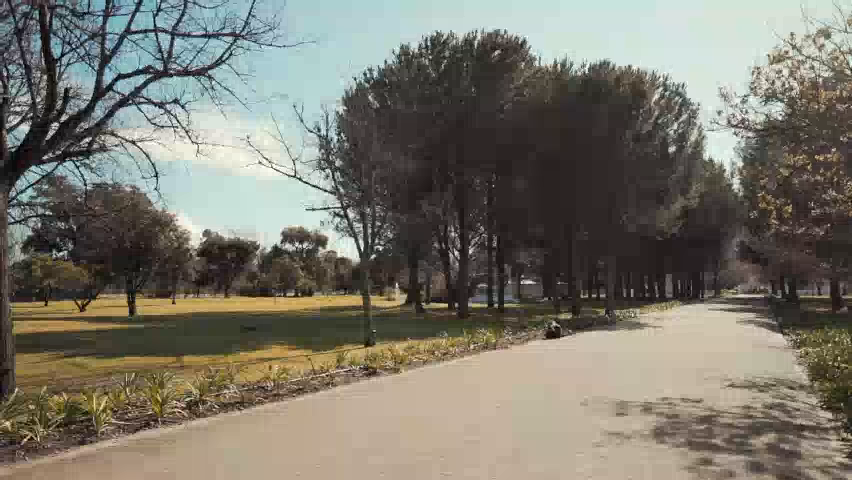
#> input picture frame 13 of Projeto Final/5309394-hd_1920_1080_25fps.mp4, 852 x 480 px
$ python Placas.py
#> lines starting #> are read from the running program, lines starting #| are printed output that depends on the picture; after the words box and inside, x2 and y2 are one past the last pixel; in counts of white or black regions, pixels touching at a corner belong together
import cv2

cap = cv2.VideoCapture('5309394-hd_1920_1080_25fps.mp4')

# Captura o primeiro frame
ret, frame1 = cap.read()
#> frame1 is the input picture: shape (480, 852, 3); mean B, G, R 108.5, 119.4, 122.5
prvs = cv2.cvtColor(frame1, cv2.COLOR_BGR2GRAY)
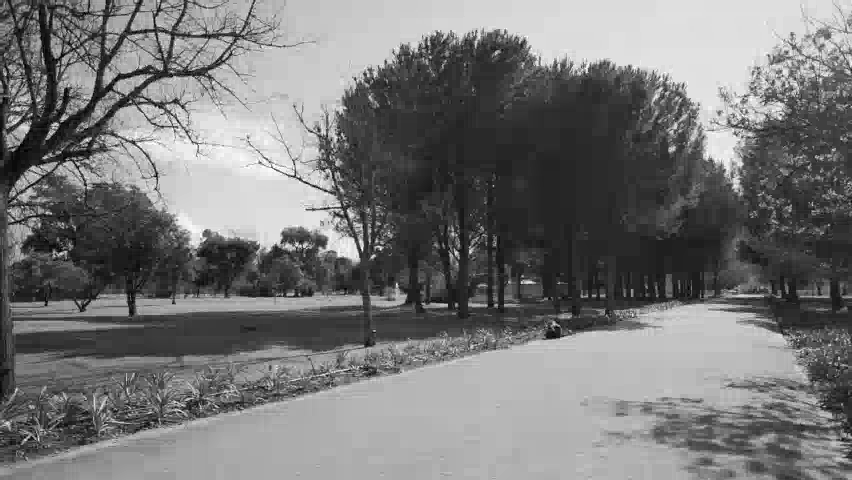
#> prvs: shape (480, 852); min 0, max 255, mean 119.1
prvs = cv2.resize(prvs, None, fx=0.5, fy=0.5)  # Reduz a resolução
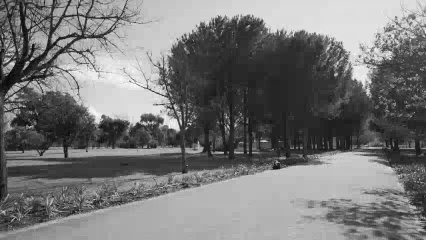
#> prvs: shape (240, 426); min 2, max 255, mean 119.2

# Define o comprimento da seta
arrow_length = 20

# Inicia o loop para rastrear o movimento
while(1):
    ret, frame2 = cap.read()
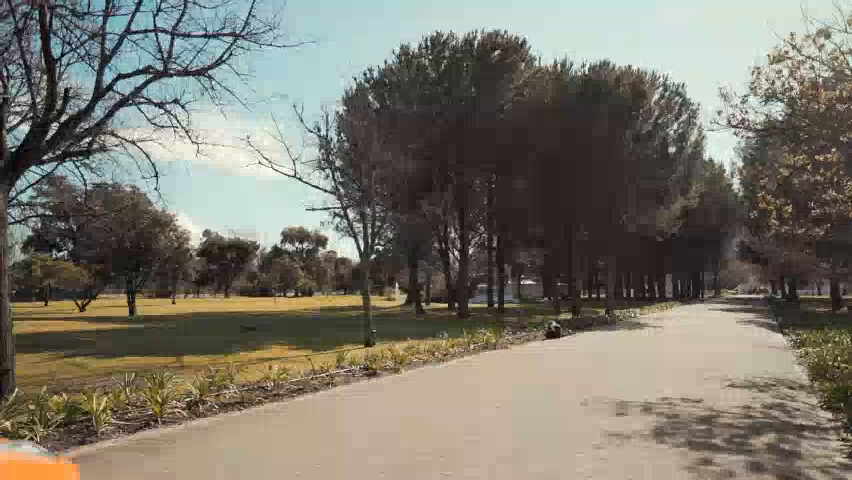
#> input picture frame 14 of Projeto Final/5309394-hd_1920_1080_25fps.mp4, 852 x 480 px
#> frame2 is the input picture: shape (480, 852, 3); mean B, G, R 108.6, 119.8, 123.2
    if not ret:
        break
    next = cv2.cvtColor(frame2, cv2.COLOR_BGR2GRAY)
    next = cv2.resize(next, None, fx=0.5, fy=0.5)  # Reduz a resolução
#> next: shape (240, 426)

    # Calcula o fluxo óptico usando o algoritmo de Farneback
    flow = cv2.calcOpticalFlowFarneback(prvs, next, None, 0.5, 1, 15, 3, 5, 1.2, 0)

    # Desenha setas para mostrar a direção do movimento
    for y in range(0, frame2.shape[0] // 2, 20):
        for x in range(0, frame2.shape[1] // 2, 20):
            dx, dy = flow[y, x]
            if abs(dx) > 1 or abs(dy) > 1:
                cv2.arrowedLine(frame2, (x*2, y*2), (int((x + dx)*2), int((y + dy)*2)), (0, 255, 0), 1, tipLength=0.5)
#> frame2: shape (480, 852, 3); 0.01% of pixels changed, all inside (x1, y1, x2, y2) = (0, 433, 43, 441)

    # Mostra o frame com o rastreamento de movimento
    cv2.imshow('frame2', frame2)
    k = cv2.waitKey(1) & 0xff  # Reduz o tempo de espera
#> (key Esc is pressed here)
    if k == 27:
        break
    prvs = next

cap.release()
cv2.destroyAllWindows()

$ run again, starting later in the video
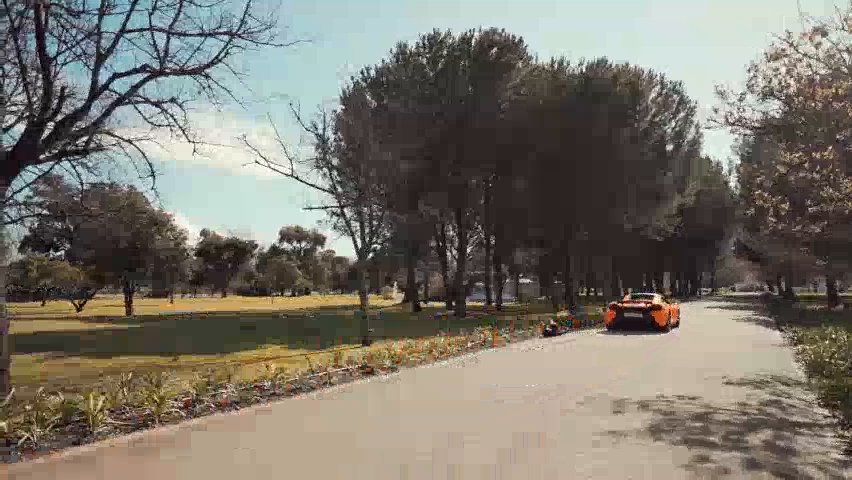
#> input picture frame 62 of Projeto Final/5309394-hd_1920_1080_25fps.mp4, 852 x 480 px
#> frame1 is the input picture: shape (480, 852, 3); mean B, G, R 108.7, 118.5, 123.1
#> `prvs = cv2.resize(prvs, None, fx=0.5, fy=0.5)`:
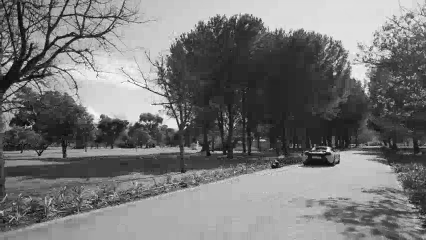
#> prvs: shape (240, 426); min 2, max 255, mean 118.9
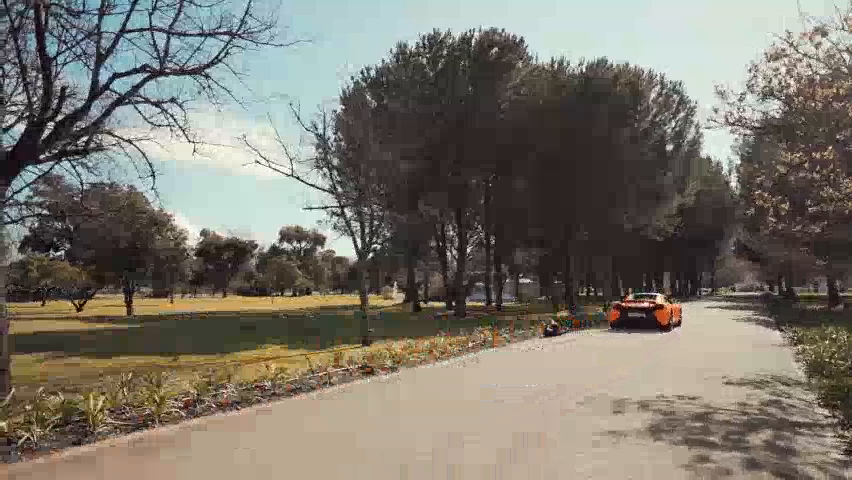
#> input picture frame 63 of Projeto Final/5309394-hd_1920_1080_25fps.mp4, 852 x 480 px
#> frame2 is the input picture: shape (480, 852, 3); mean B, G, R 108.8, 118.5, 123.1

$ run again, starting later in the video
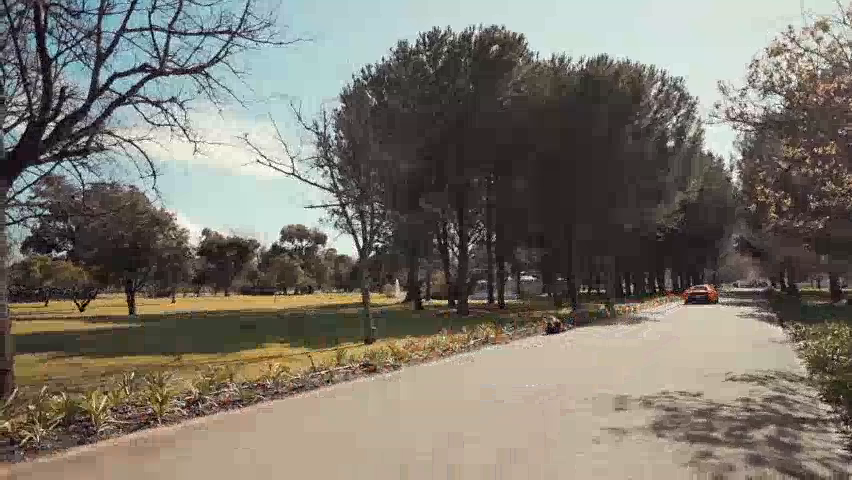
#> input picture frame 110 of Projeto Final/5309394-hd_1920_1080_25fps.mp4, 852 x 480 px
#> frame1 is the input picture: shape (480, 852, 3); mean B, G, R 109.1, 118.6, 123.6
#> `prvs = cv2.cvtColor(frame1, cv2.COLOR_BGR2GRAY)`:
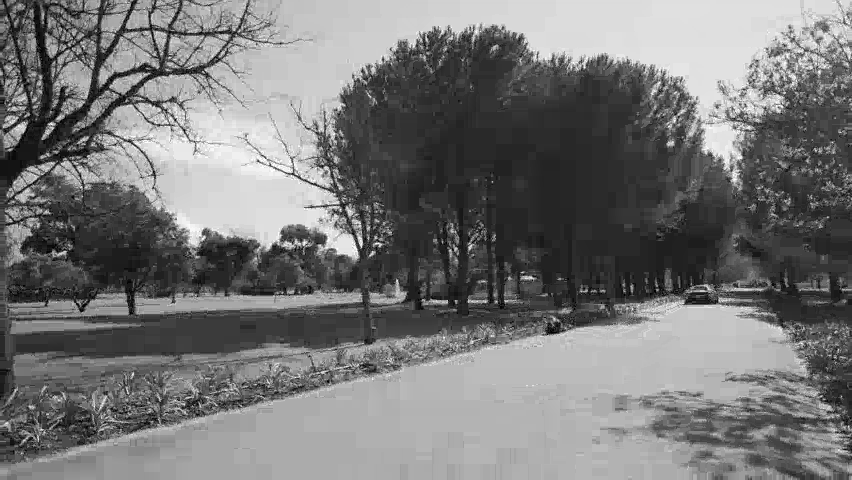
#> prvs: shape (480, 852); min 0, max 255, mean 119
#> `prvs = cv2.resize(prvs, None, fx=0.5, fy=0.5)`:
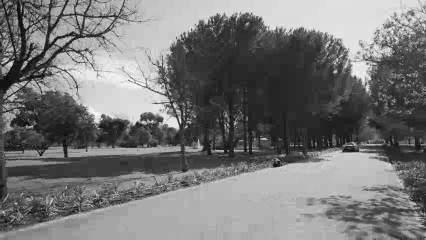
#> prvs: shape (240, 426); min 1, max 254, mean 119.1
